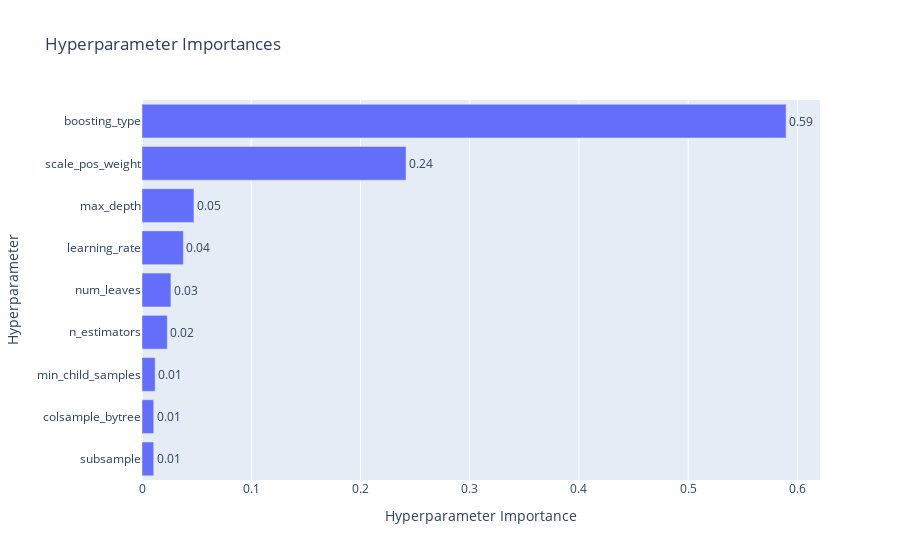

Here is the notebook cell this chart was saved with:
### Code cell
# Visualize parameter importances
fig_importance = plot_param_importances(study)
fig_importance.show()

### Figure 1 — Plotly figure (JSON) as saved in the notebook; plotly's stock layout.template omitted (floating-point values rounded to 4 significant figures)
{"data": [{"cliponaxis": false, "hovertemplate": ["subsample (FloatDistribution): 0.010742585866561963<extra></extra>", "colsample_bytree (FloatDistribution): 0.010745347043871705<extra></extra>", "min_child_samples (IntDistribution): 0.012044293229481005<extra></extra>", "n_estimators (IntDistribution): 0.023178359533554183<extra></extra>", "num_leaves (IntDistribution): 0.02647564766455761<extra></extra>", "learning_rate (FloatDistribution): 0.03790675621970896<extra></extra>", "max_depth (IntDistribution): 0.04755391208982347<extra></extra>", "scale_pos_weight (FloatDistribution): 0.24171154397026007<extra></extra>", "boosting_type (CategoricalDistribution): 0.5896415543821809<extra></extra>"], "name": "Objective Value", "orientation": "h", "text": ["0.01", "0.01", "0.01", "0.02", "0.03", "0.04", "0.05", "0.24", "0.59"], "textposition": "outside", "type": "bar", "x": [0.01074, 0.01075, 0.01204, 0.02318, 0.02648, 0.03791, 0.04755, 0.2417, 0.5896], "y": ["subsample", "colsample_bytree", "min_child_samples", "n_estimators", "num_leaves", "learning_rate", "max_depth", "scale_pos_weight", "boosting_type"]}], "layout": {"title": {"text": "Hyperparameter Importances"}, "xaxis": {"title": {"text": "Hyperparameter Importance"}}, "yaxis": {"title": {"text": "Hyperparameter"}}}}
